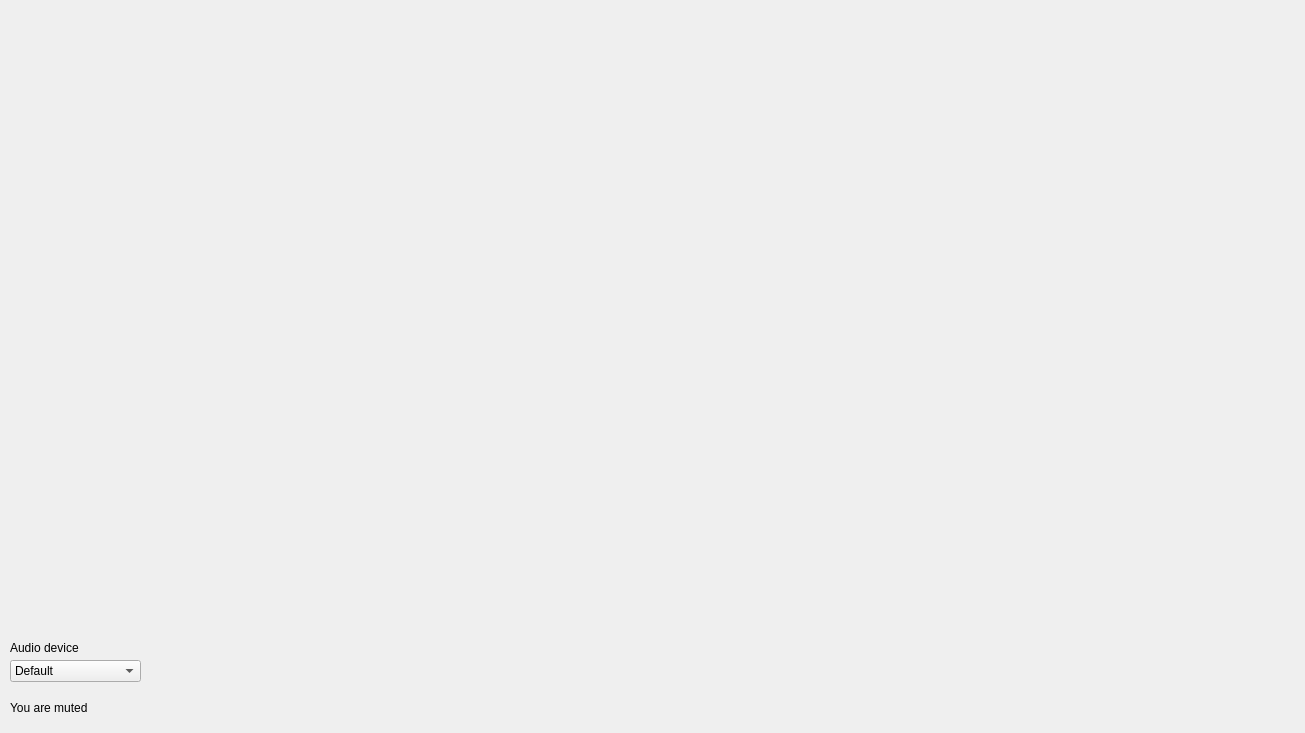
<?xml version="1.0" encoding="UTF-8"?>
<ui version="4.0">
 <class>StuMainPage</class>
 <widget class="QWidget" name="StuMainPage">
  <property name="geometry">
   <rect>
    <x>0</x>
    <y>0</y>
    <width>1305</width>
    <height>733</height>
   </rect>
  </property>
  <property name="windowTitle">
   <string>Form</string>
  </property>
  <widget class="QComboBox" name="cb_audiodevice">
   <property name="geometry">
    <rect>
     <x>10</x>
     <y>660</y>
     <width>131</width>
     <height>22</height>
    </rect>
   </property>
   <item>
    <property name="text">
     <string>Default</string>
    </property>
   </item>
  </widget>
  <widget class="QLabel" name="label">
   <property name="geometry">
    <rect>
     <x>10</x>
     <y>640</y>
     <width>131</width>
     <height>16</height>
    </rect>
   </property>
   <property name="text">
    <string>Audio device</string>
   </property>
  </widget>
  <widget class="QLabel" name="lbl_is_muted">
   <property name="geometry">
    <rect>
     <x>10</x>
     <y>700</y>
     <width>181</width>
     <height>16</height>
    </rect>
   </property>
   <property name="text">
    <string>You are muted</string>
   </property>
  </widget>
  <widget class="QLabel" name="lbl_vid">
   <property name="geometry">
    <rect>
     <x>160</x>
     <y>30</y>
     <width>1121</width>
     <height>691</height>
    </rect>
   </property>
   <property name="text">
    <string> </string>
   </property>
  </widget>
 </widget>
 <resources/>
 <connections/>
</ui>
